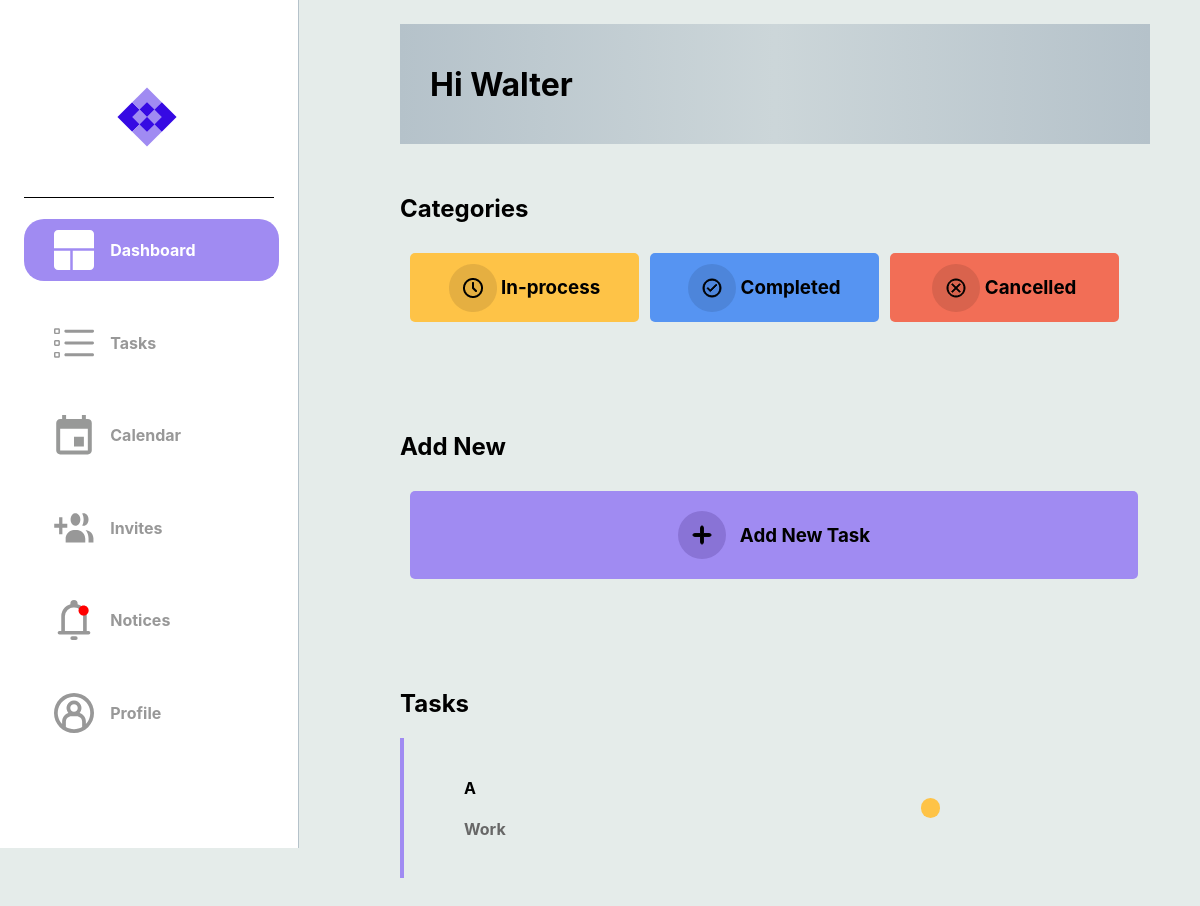
The page /dashboard (signed in) on the database its author committed.
### dotask/models.py (models this page shows)
class User(db.Model, UserMixin):
    __tablename__ = "user"
    id = db.Column(db.Integer, primary_key=True)
    email = db.Column(db.String(50), nullable=False, unique=True)
    password = db.Column(db.String(30), nullable=False)
    username = db.Column(db.String(30), nullable=False, unique=True)
    first_name = db.Column(db.String(30), nullable=False)
    last_name = db.Column(db.String(30), nullable=False)
    assigned_tasks = relationship('Task', secondary=user_task, backref='assigned_to')
    notes = relationship('Notification', secondary=user_notification, backref='note')

class Task(db.Model):
    __tablename__ = "task"
    id = db.Column(db.Integer, primary_key=True)
    title = db.Column(db.String(100), nullable=False)
    description = db.Column(db.String(400), nullable=False)
    due_date = db.Column(db.Date, nullable=False)
    status = db.Column(Enum(TaskStatus))
    tag = db.Column(Enum(TaskTag))
    users = relationship('User', secondary=user_task,
    backref='tasks')

### dotask/routes.py (the view)
@app.route("/dashboard")
@login_required
def hello_dashboard():
    try:
        tasks = current_user.tasks
        notices = current_user.notes
        return render_template("dashboard.html", tasks=tasks, notices=notices)
    except:
        error_message = "An error occurred while retrieving tasks."
        return render_template("dashboard.html", error_message=error_message, notices=notices)

### dotask/routes.py (called while the page is built)
@app.after_request
def after_request(response):
    response.headers["Cache-Control"] = "no-cache, no-store, must-revalidate"
    return response

@login_manager.user_loader
def load_user(user_id):
    return User.query.get(user_id)

### dotask/templates/dashboard.html (shortened to what this page needs)
<!DOCTYPE html>
<html lang="en">
<head>
    {% extends "layout.html" %}
    {% block head %}
        <link rel="stylesheet" {% block css_tab_colour %} href="../static/css/dashboard.css" {% endblock %}/>
    {% endblock %}
    {% block dash_image_colour %}
    <a class="a1" href="{{ url_for('hello_dashboard') }}">
    <div id="logos">
        <img class="imgs" src="../static/svg/dashboard_active.svg">
        <h4 class="sidebar-text">Dashboard</h4>
    </div>
    </a>
    {% endblock dash_image_colour %}
    {% block nav_title %}
    <div class="nav_title">
        <h1>Hi {{ current_user.first_name }}</h1>
    </div>
    {% endblock nav_title %}
    {% block categories %}
    <h2>Categories</h2>
    <div class="cate">
        <a href="{{ url_for('hello_in_process_tasks') }}">
            <div class="cate-container-1">
                <img src="../static/images/in_process.png">
                <h3>In-process</h3>
            </div>
        </a>
        <a href="{{ url_for('hello_completed_tasks') }}">
            <div class="cate-container-2">
                <img src="../static/svg/completed.svg">
                <h3>Completed</h3>
            </div>
        </a>
        <a href="{{ url_for('hello_cancelled_tasks') }}">
            <div class="cate-container-3">
                <img src="../static/svg/cancelled.svg">
                <h3>Cancelled</h3>
            </div>
        </a>
    </div>
    {% endblock categories %}
    {% block add_task %}
    <h2>Add New</h2>
    <div class="cate">
        <a href="{{ url_for('hello_new_task') }}">
            <div class="cate-container-4">
                <img src="../static/svg/add_task.svg">
                <h3>Add New Task</h3>
            </div>
        </a>
    </div>
    {% endblock add_task %}
    {% block tasks %}
        <h2>Tasks</h2>
        {% if tasks %}
            {% for task in tasks %}
            <a href="{{ url_for('hello_each_task', task_id=task['id']) }}">
            <div class="message-box">
                <div class="message">
                    <h4> {{ task['title'] }} </h4>
                    <h4 style="color: #676767;"> {{ task.tag.name }} </h4>
                </div>
                <div class="message-dot {% if task.status.name == 'In_Progress' %}progress-task
                    {% elif task.status.name == 'Completed' %}completed-task
                    {% elif task.status.name == 'Cancelled' %}cancelled-task
                    {% else %}unknown-task
                    {% endif %}">
                </div>
            </div>
            </a>
            {% endfor %}
            {% else %}
                <div class="message-box">
                    <div class="message">
                        <h2>No Tasks Yet</h2>
                    </div>
                </div>
        {% endif %}
    {% endblock tasks %}

### dotask/static/css/layout.css (style rules this page uses)
@media (min-width: 768px) { body { margin: auto; padding-bottom: 10vh; background-color: #E5ECEA; display: flex; font-family: inter; } }
@media (min-width: 768px) { a { text-decoration: none; color: black; } }
@media (min-width: 768px) { .sidebar > div > a { width: 90%; text-decoration: none; } }
@media (min-width: 768px) { .sidebar > div > a > div { width: 100%; height: 10%; padding-left: 30px; margin: 5% auto; border-radius: 20px; } }
@media (min-width: 768px) { #logos { width: 100%; display: grid; grid-template-columns: 1fr 3fr; align-items: center; } }
@media (min-width: 768px) { .sidebar-text { color: #989898; font-size: 1rem; } }
@media (min-width: 768px) { .imgs { height: 40px; width: 40px; } }

### dotask/static/css/dashboard.css (style rules this page uses)
@media (min-width: 768px) { .a1 > div { background-color: #A08BF2; width: 100%; height: 10%; padding-left: 30px; margin: 5% auto; border-radius: 20px; color: white; } }
@media (min-width: 768px) { .a1 > div > h4 { color: white; } }
@media (min-width: 768px) { .a1 > div > img { fill: #FFFFFF; } }
@media (min-width: 768px) { .nav_title { padding-left: 5%; margin-bottom: 50px; background-image: linear-gradient(to right, #B5C2CA , #CCD6D9, #B5C2CA); display: flex; justify-content: start; align-items: center; width: 60vw; height: 15vh; } }
@media (min-width: 768px) { img { padding-right: 2%; } }
@media (min-width: 768px) { .cate { width: 60vw; margin-bottom: 50px; display: flex; } }
@media (min-width: 768px) { a { text-decoration: none; } }
@media (min-width: 768px) { .cate > a { width: 60vw; padding-bottom: 50px; margin: 10px; } }
@media (min-width: 768px) { .cate > a > div { width: 100%; padding: 2%; border-radius: 5px; display: flex; justify-self: start; align-items: center; } }
@media (min-width: 768px) { .cate-container-1 { background-color: #FEC347; justify-content: center; } }
@media (min-width: 768px) { .cate-container-2 { background-color: #5694F2; justify-content: center; } }
@media (min-width: 768px) { .cate-container-3 { background-color: #F26E56; justify-content: center; } }
@media (min-width: 768px) { .cate-container-4 { background-color: #A08BF2; align-items: center; justify-content: center; } }
@media (min-width: 768px) { .message-box { display: flex; margin-top: 2%; padding-right: 10%; padding-left: 10%; padding-top: 3%; padding-bottom: 3%; border-left: 4px solid #A08BF2; display: flex; justify-content: center; align-items: center; } }
@media (min-width: 768px) { .message { width: 100%; border-radius: 5px; display: block; justify-content: center; align-items: center; } }
@media (min-width: 768px) { .message-dot { width: 20px; height: 20px; border-radius: 50px; } }
@media (min-width: 768px) { .progress-task { background-color: #FEC347; } }

### rows shown on the page
User: first_name "Walter"
Task: title "A", tag.name "Work"
